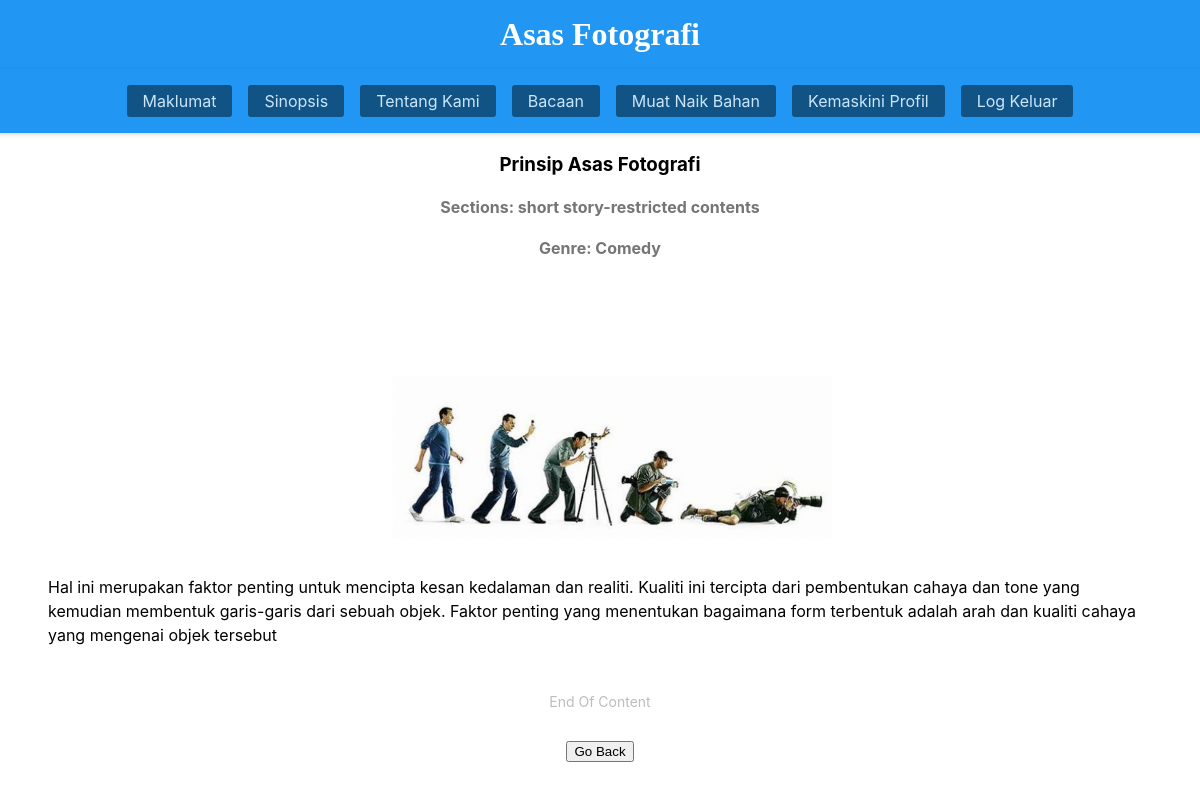
/article_details.php?id=9 (signed in), run on the app's committed database.
### tables this page shows
CREATE TABLE `article` (
  `id` int(11) NOT NULL,
  `headline` varchar(255) NOT NULL,
  `content` text NOT NULL,
  `category` int(11) DEFAULT 1,
  `is_restricted` int(11) DEFAULT 0,
  `image` varchar(255) DEFAULT NULL,
  `posted_by` int(11) DEFAULT NULL,
  `genres` int(11) DEFAULT 1,
  `reading_path` varchar(255) DEFAULT NULL
);

CREATE TABLE `category` (
  `id` int(11) NOT NULL,
  `name` varchar(255) NOT NULL
);

CREATE TABLE `genres` (
  `id` int(11) NOT NULL,
  `name` varchar(100) NOT NULL
);

### config.php (called while the page is built, shortened)
<?php
function connect(){
    $host = 'localhost';
    $user = 'root';
    $password = '';
    $database = 'asas_fotografi';
    try{
        $con = new PDO("mysql:host=" . $host . ";dbname=" . $database, $user, $password);
        $con->setAttribute(PDO::ATTR_ERRMODE, PDO::ERRMODE_EXCEPTION);
        return $con;
    }catch(PDOException $e){
        echo "Connection error: ".$e->getMessage();
    }
}
function fetchRow($query){
    try{
        $connect = connect();
        $stmt = $connect->prepare($query);
        $stmt->execute();
        return $stmt->fetch(PDO::FETCH_ASSOC);
    }catch(PDOException $e){
        echo "SQL error: ". $e->getMessage();
    }
}
?>

### article_details.php (the view, shortened to what this page needs)
<!DOCTYPE html>
<html lang="en">
<head>
    <?php
        include 'config.php';
        include './metaheader.php';
        $article = fetchRow("SELECT * FROM article WHERE id=".$_GET['id']);
        $categoryname = fetchRow("SELECT * from category WHERE id = ".$article['category']);
        $genresname = fetchRow("SELECT * from genres WHERE id = ".$article['genres']);
    ?>
</head>
<body class="flex-column-center">
    <?php include './landingNavbar.php'; ?>
    <h3 class="text-center"><?php echo $article['headline']; ?></h3>
    <h4 class="text-center text-600">Sections: <?php echo $categoryname['name']; ?></h4>
    <h4 class="text-center text-600">Genre: <?php echo $genresname['name']; ?></h4>
    <div class="w-full flex align-items-center justify-content-center flex-column py-6 gap-3">
        <img src="images/<?php echo $article['image']; ?>" class="w-30rem h-full"/>
        <p class="px-6 line-height-3" style="white-space: pre-line;"><?php echo $article['content']; ?></p>
        <p class="text-400 text-sm">End Of Content</p>
        <a href="./article_list.php" class="cursor-pointer">
            <button>Go Back</button>
        </a>
    </div>
</body>
</html>

### metaheader.php (style rules this page uses)
html,body { padding: 0; margin: 0; font-family: var(--font-family); overflow-x: hidden; }

### data on the page
article: headline "Prinsip Asas Fotografi", image (picture), content "Hal ini merupakan faktor penting untuk mencipta kesan kedalaman dan realiti. Kualiti ini tercipta dari pembentukan cahaya dan tone yang kemudian membentuk garis-garis dari sebuah objek. Faktor penting yang menentukan bagaimana form terbentuk adalah arah dan kualiti cahaya yang mengenai objek tersebut"
category: name "short story-restricted contents"
genres: name "Comedy"
